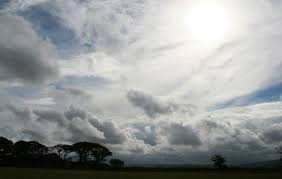
#> input picture Trilha Avançada/dataset/tempo/cloudy/cloudy157.jpg, 282 x 179 px; its folder holds 4 pictures in this run
$ jupyter execute --allow-errors Untitled.ipynb   (shell and % lines are left out)
#> lines starting #> are read from the running program, lines starting #| are printed output that depends on the picture; pictures that were not available may be replaced by others from this repository, and a replacement may not be noted
### Pré-processamento de dados

Como vamos fazer um tutorial prático sobre o Transfer Learning, é necessário um breve tratamento dos dados antes de realizar o treinamento da rede neural. Para tudo ficar bem claro, vou colocar bastante código no artigo e também, todo o código está disponível no GitHub.

**Importando bibliotecas**

[cell 1]
import warnings
warnings.filterwarnings('always')
warnings.filterwarnings('ignore')
import numpy as np
import pandas as pd
import matplotlib.pyplot as plt
import seaborn as sns
from sklearn.model_selection import train_test_split
import keras
from keras.preprocessing.image import ImageDataGenerator
from keras.models import Model
from keras.optimizers import Nadam
from keras.utils import to_categorical, np_utils
from keras.layers import Dropout, Flatten, Input, Dense
from keras.layers import Conv2D, MaxPooling2D, BatchNormalization, Lambda

from keras.layers import Input, Dense, Reshape, Flatten, Dropout, MaxPooling2D, Lambda
from keras.layers import BatchNormalization, Activation, ZeroPadding2D,Conv2D,GlobalAveragePooling2D
from keras.models import Sequential, Model,load_model
from keras.preprocessing.image import ImageDataGenerator
from keras.optimizers import Adam,RMSprop,SGD,Adagrad,Adadelta
from keras import losses
from keras.layers import Conv2DTranspose

import random
import tensorflow as tf
import cv2
import os
import glob

- **Preparando o dataset**

> Neste primeiro momento há necessidade de observar as imagens do dataset e organizá-las em uma estrutura de dados adequada para que seus atributos possam ser extraídos. há então a necessidade de carregar o conjunto de imagens via código.

[cell 2]
def load_data(datadir, classes, img_size=224):
#> called with datadir = 'dataset/tempo/', img_size = 224
    training_data = []
    label = []
    for classe in range(len(classes)):
        path = os.path.join(datadir, classes[classe])
        shufled_list  = list(os.listdir(path))
        #shuffle(shufled_list)
        for img in shufled_list:
            img_array = cv2.imread(os.path.join(path, img))
#> img_array is the input picture: shape (179, 282, 3); mean B, G, R 153.8, 153.6, 150.3
            if img_array is None:
                continue
            #img_array = cv2.resize(img_array, (img_size, img_size))
            #img_array = cv2.resize(img_array, (img_size, img_size))
            img_array = cv2.resize(img_array, (128,128), interpolation = cv2.INTER_AREA)
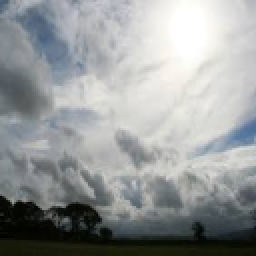
#> img_array: shape (128, 128, 3) (shown 2 times larger); mean B, G, R 153.8, 153.6, 150.3
            training_data.append(img_array)
            label.append(classe)
            #label = to_categorical(label, 4)


    return training_data, label

#### Definindo as labels
A entrada de nossa rede neural já está pronta, agora devemos definir os rótulos (labels) para o treinamento

[cell 3]
data, label = load_data('dataset/tempo/', ['cloudy','rain','shine','sunrise'])

[cell 4]
label

[cell 5]
label = np.array(label)

#> (a cell that did not finish here is left out)

### Pré-Processamento

[cell 7]
##### Filtro de média
blur_data = []
for i in range(len(data)):
    blur_img = cv2.blur(data[i], ksize=(3,3))
    blur_data.append(blur_img)
#> this loop made 7 passes
#> pass 2, `blur_img = cv2.blur(data[i], ksize=(3,3))`:
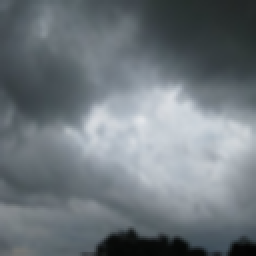
#> blur_img: shape (128, 128, 3) (shown 2 times larger); mean of channels 0, 1, 2 124.6, 119.2, 111; drawn as B, G, R
#> pass 3, `blur_img = cv2.blur(data[i], ksize=(3,3))`:
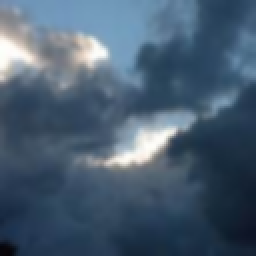
#> blur_img: shape (128, 128, 3) (shown 2 times larger); mean of channels 0, 1, 2 113.1, 93.5, 73.1; drawn as B, G, R

##### GaussianBlur
gaussian_data = []
for i in range(len(data)):
    gaussian_img = cv2.GaussianBlur(src=data[i], ksize=(15,15),sigmaX=0)
    gaussian_data.append(gaussian_img)
#> this loop made 7 passes
#> pass 1, `gaussian_img = cv2.GaussianBlur(src=data[i], ksize=(15,15),sigmaX=0)`:
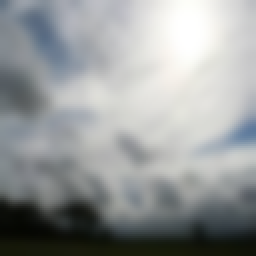
#> gaussian_img: shape (128, 128, 3) (shown 2 times larger); mean of channels 0, 1, 2 153.8, 153.6, 150.4; drawn as B, G, R

#### Equalização do histograma - HSV
Eq_data = []
for i in range(len(data)):
    img = data[i]
    hsv = cv2.cvtColor(img, cv2.COLOR_BGR2HSV)
    canais =  cv2.split(hsv)
    cv2.equalizeHist(canais[2],canais[2])
    cv2.merge(canais, hsv)
    Eq_data.append(cv2.cvtColor(hsv, cv2.COLOR_HSV2BGR))
#> hsv: shape (128, 128, 3); mean H, S, V 66.4, 29.3, 128.2

#### Filtro	Máscara de Desaguçamento - filtro de realce
realce_data = []
for i in range(len(data)):
    imgOriginal = data[i]
    imgSuavizada = cv2.GaussianBlur(imgOriginal, (13,13), 3)
    imgDetalhes = 3 * cv2.subtract(imgOriginal, imgSuavizada)
    imgRealcada = cv2.add(imgOriginal, imgDetalhes)
    realce_data.append(imgRealcada)
#> this loop made 7 passes
#> pass 1, `imgDetalhes = 3 * cv2.subtract(imgOriginal, imgSuavizada)`:
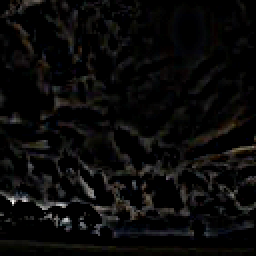
#> imgDetalhes: shape (128, 128, 3) (shown 2 times larger); mean B, G, R 9.4, 9.9, 10.3
#> pass 1, `imgRealcada = cv2.add(imgOriginal, imgDetalhes)`:
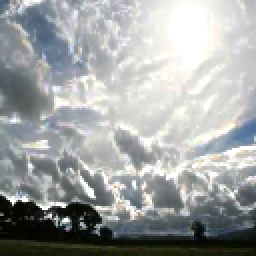
#> imgRealcada: shape (128, 128, 3) (shown 2 times larger); mean B, G, R 162.8, 163.1, 160.2

data_norm = [i/255 for i in data]
HSV_norm = [i/255 for i in Eq_data]
realce_norm = [i/255 for i in realce_data]
